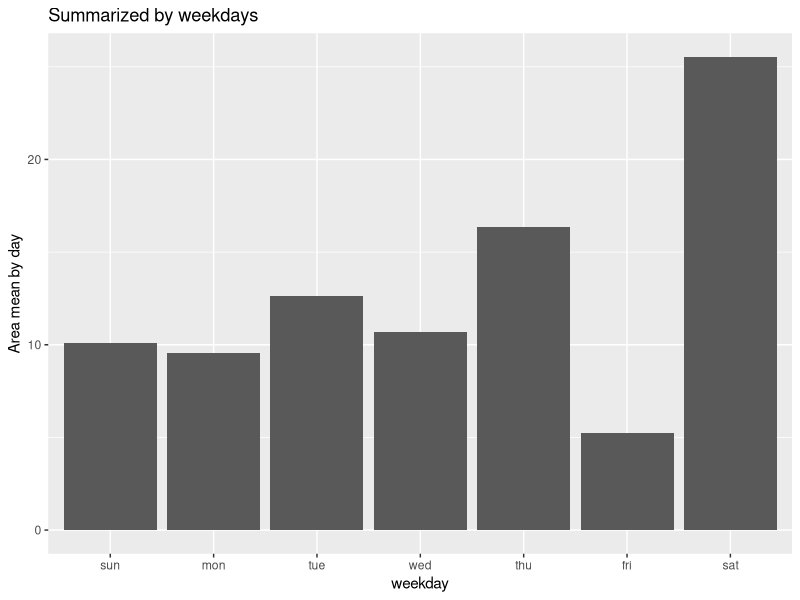
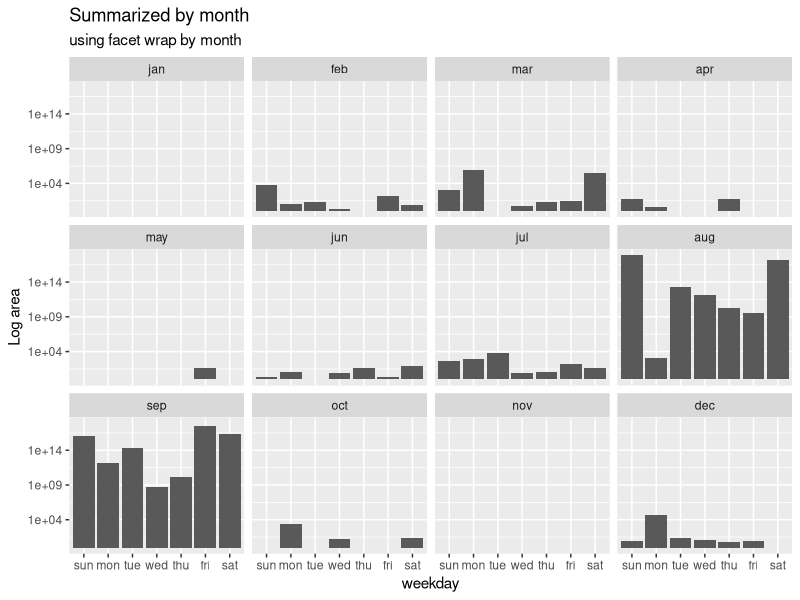
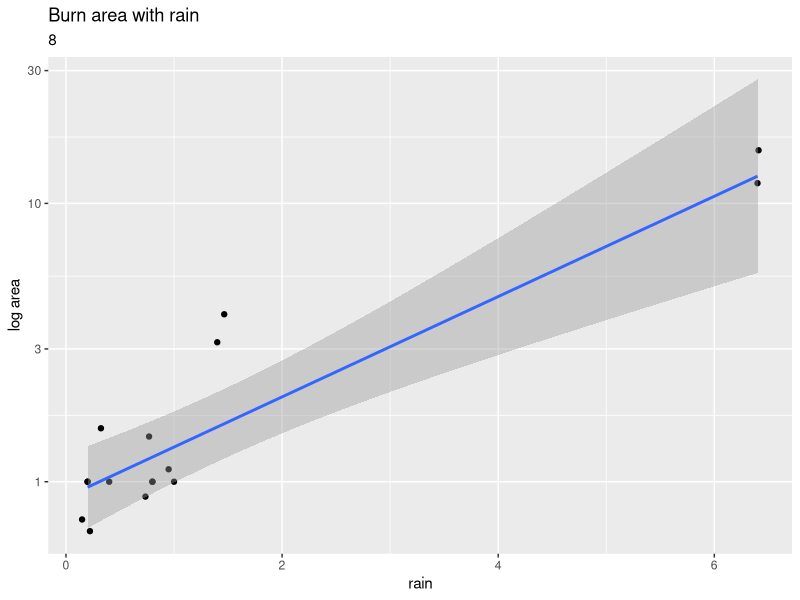
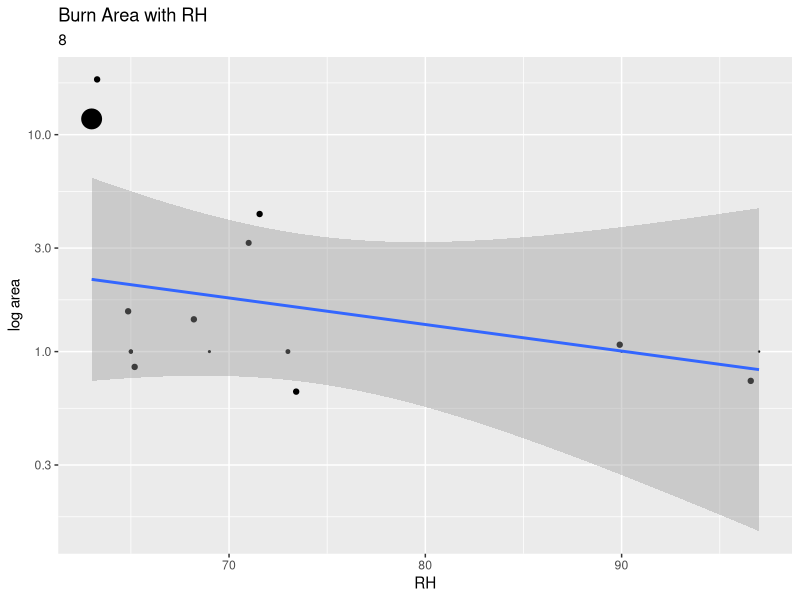
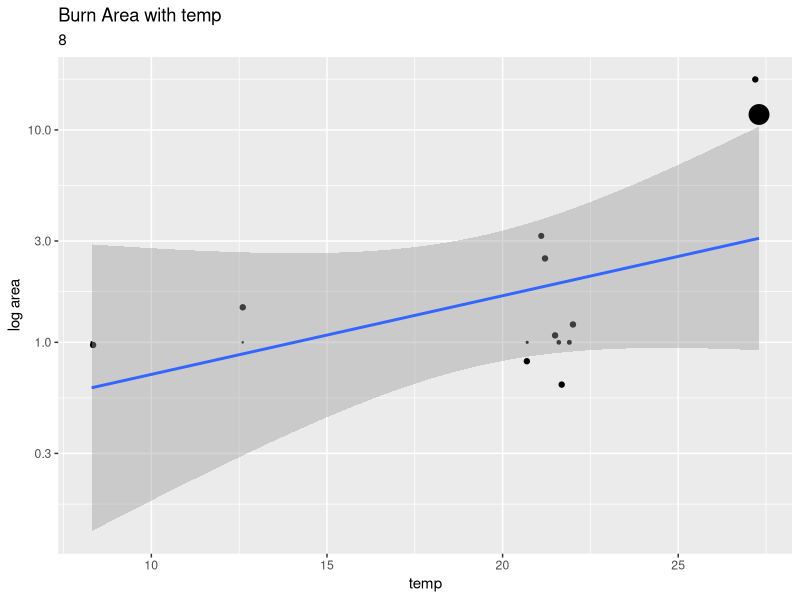
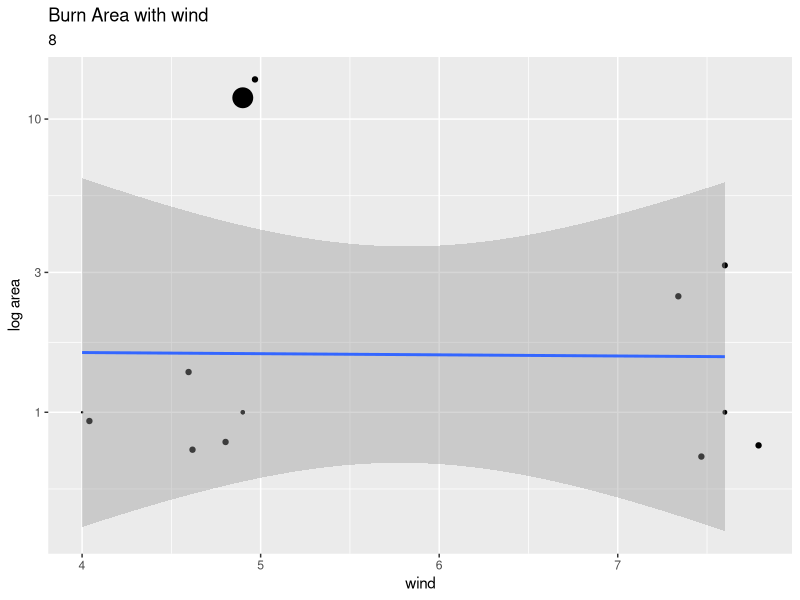
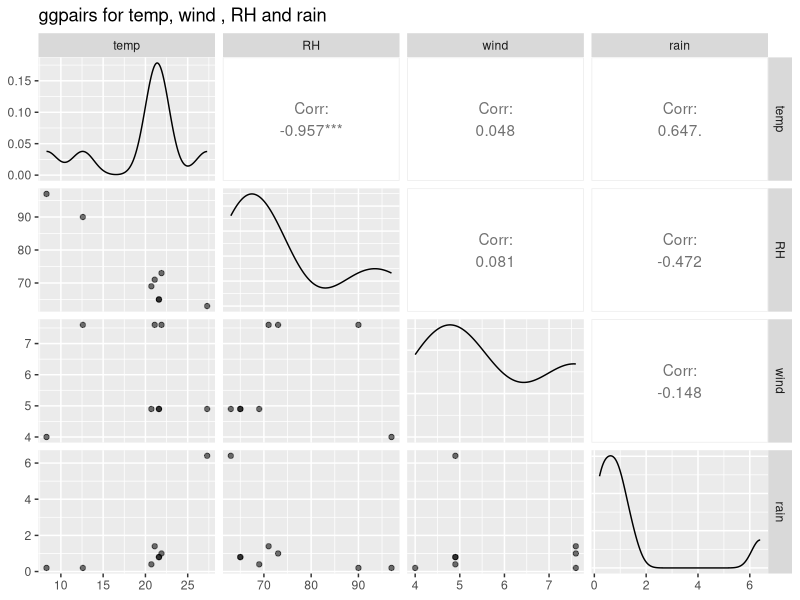
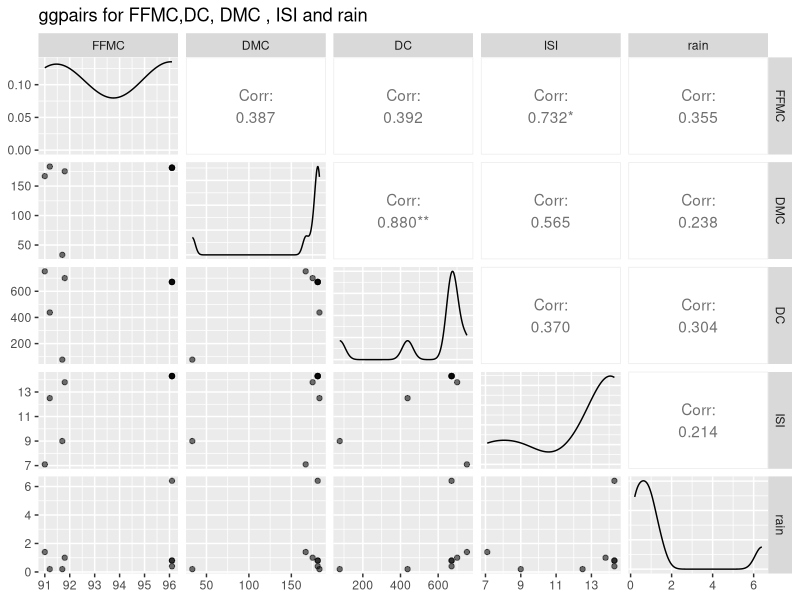

Here is the R script that generated these plots, in order:
## ---- chunk 1
library(dplyr)
library(ggplot2)
#install.packages("GGally")
library(GGally)
library(tidyverse)
## ---- chunk 2
setwd('C:/Users/kiran/Documents/UW lessons/data mining/assignments/02') #reading file from local drive
df = read.delim('forestfires.tsv', header = TRUE, sep = '\t')
head(df)
df$month <- as.factor(df$month) #changing into factors
df$day <- as.factor(df$day) #changing into factors
summary(df)
df$area %>% summary()
## ---- chunk 3

levels(df$month) # to verify level and order
levels(df$day)
#average burn area recorded is 12.85
#modifying the order to plot 
df$month = factor(df$month, 
                  levels = c('jan','feb' ,'mar', 'apr', 'may' , 'jun', 'jul' , 'aug', 'sep' ,'oct', 'nov', 'dec'))

df$day = factor(df$day, 
                levels = c('sun','mon','tue', 'wed', 'thu', 'fri', 'sat'))
levels(df$day)

burn_day = 
  df %>% 
    group_by(day) %>%
    summarize(area_mean1 = mean(area))

df2 <- burn_day %>% select(day, area_mean1)
df2
#per day plot
ggplot(burn_day) +
  geom_bar(mapping = aes(x =day, y = area_mean1) , stat = "identity") +
   
   ggtitle(label = "Summarized by weekdays") +
   labs( y = "Area mean by day", x = "weekday")
 


  
#plot for overall with log scale for better data review for reviewing cause vs correlation 
df %>% ggplot() +
  geom_bar(mapping = aes(x = day, y = area + 1) , stat = "identity") +
  facet_wrap(~ month) +
  scale_y_log10() +
  ggtitle(label = "Summarized by month",
          subtitle = "using facet wrap by month") +
  labs( y = "Log area", x = "weekday")
  

  

  
## ---- chunk 4
df_rain <- df %>% filter(df$rain>0) 
print("summary of area with rain")  
df_rain %>% summary()
nrow(df_rain)


#plot of Burn area with rain


ggplot(df_rain,aes(x = rain, y = area + 1))  +  # plotting burn area vs. relative humidity
  geom_point() +  # scatter plot
  geom_jitter() +
  scale_y_log10() +
  geom_smooth(method = "lm", se = TRUE)  + # add linear trendline 
  ggtitle(label = "Burn area with rain", nrow(df_rain)) +
  labs( y = "log area")
## ---- chunk 5
#plot of burn area with rain with factors of  humidity, wind & temp

ggplot(df_rain,aes(x = RH, y = area + 1))  +  # plotting burn area vs. FFMC
  geom_point(size = df_rain$rain) +  # scatter plot
  geom_jitter() +
  geom_smooth(method = "lm", se = TRUE)  + # add linear trendline 
  ggtitle(label = "Burn Area with RH", nrow(df_rain)) +
  scale_y_log10() +
  labs( y = "log area")

ggplot(df_rain,aes(x = temp, y = area +1))  +  # plotting burn area vs. DMC
  geom_point(size = df_rain$rain) +  # scatter plot
  geom_jitter() +
  geom_smooth(method = "lm", se = TRUE)  + # add linear trendline 
  #facet_grid(day~month) + 
  ggtitle(label = "Burn Area with temp", nrow(df_rain))+
  scale_y_log10() +
  labs( y = "log area")

ggplot(df_rain,aes(x = wind, y = area + 1))  +  # plotting burn area vs. DC
  geom_point(size = df_rain$rain) +  # scatter plot
  geom_jitter() +
  geom_smooth(method = "lm", se = TRUE)  + # add linear trendline 
  #facet_grid(day~month) + 
  ggtitle(label = "Burn Area with wind", nrow(df_rain)) +
  scale_y_log10() +
  labs( y = "log area")




#ggpairs with temp, RH, wind , rain to understand any correlation with rain with other factors
ggpairs(select(df_rain, temp, RH, wind, rain), mapping = aes(alpha =0.5)) +
  ggtitle(label ="ggpairs for temp, wind , RH and rain ")

#ggpairs with idex
ggpairs(select(df_rain, FFMC, DMC, DC, ISI, rain), mapping = aes(alpha =0.5)) +
  ggtitle(label ="ggpairs for FFMC,DC, DMC , ISI and rain ")

## ---- chunk 6
df_zeroburn <- df %>% filter(df$area == 0) #zero burn area has negligible burn area but fires were recorded. 
df_zeroburn %>% summary()
ggplot(df_zeroburn, aes(x = month)) +
  geom_bar() +
  ggtitle(label = " Plot of month vs zero burn area")


## ---- chunk 7
df$wind %>% summary()
#average wind is 4.08 from table 


 
df_heatmap =
  df %>%
    filter(wind > 4.08) %>% #filtered wind values > average value of 4.08
    group_by(X , Y) %>%
    summarize(area_max = max(area))

df_heatmap
#heat map
ggplot(df_heatmap, aes(x = factor(X), y = factor(Y), fill = area_max)) +  # 3-dimensional data, with the area_mean (3rd variable) being used for the fill
  geom_tile() +  # 2-dimensional 'heat-map'
  scale_fill_gradient2() + # gradient fill, corresponding to area_mean
   ggtitle(label = "Heat map") +
   labs(y = "y coordinate" , x ="x coordinate")



## ---- chunk 8

df$log_area = log10(df$area + 1)

df_worain <-df %>% filter(df$rain == 0) %>% select(wind, temp,log_area, day)


ggpairs(select(df_worain, wind, temp, log_area, day),mapping = aes(color = day, alpha = 0.5)) +
  ggtitle(label = "ggpairs with  wind, temp and log_area color as day")


ggpairs(select(df_worain, wind, temp, log_area, day),mapping = aes (alpha = 0.5)) +
   ggtitle(label = "ggpairs for wind, temp, log_area and day")




